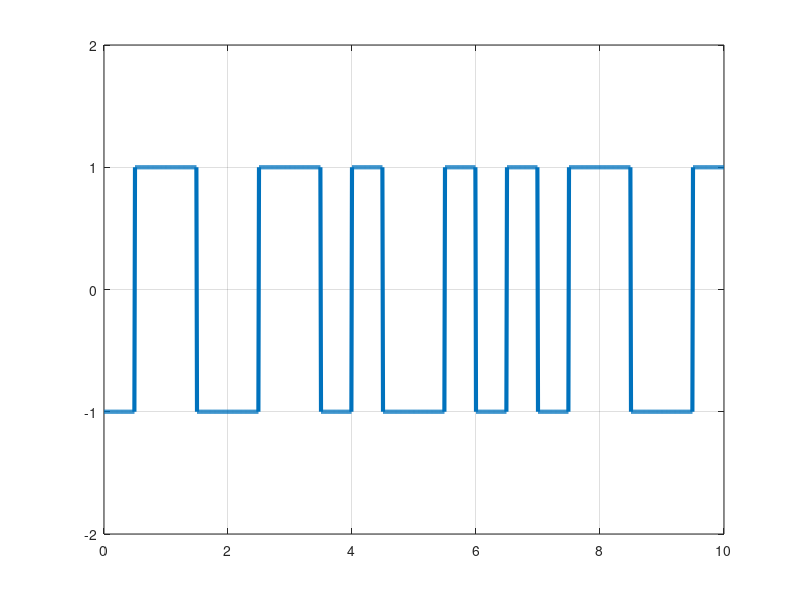

Reproduce this figure in MATLAB.
clc;
clear;
bits = [1,0,1,0,0,1,1,1,0,1];
%bits = input("INPUT BITS: ");

T = length(bits);
n = 100;

N = n*T;
t = 0:T/N:T;
x = ones(1,length(t));

for i=1:T
  if bits(i)==1
      x((i-1)*n+1:i*n-n/2)=-1;
  else
      x((i-1)*n+1+n/2:i*n) = -1;
  end
end

plot(t,x,'LineWidth',3);
axis([0,T,-2,2]);
grid on;

j=1;
for i=1:length(x)
  if mod(i,n)==0
    if x(i)==1
        ans_bits(j) = 1;
    else
        ans_bits(j) = 0;
    end
    j = j+1;
  end
end

disp('Demodulation : ')
disp(ans_bits)